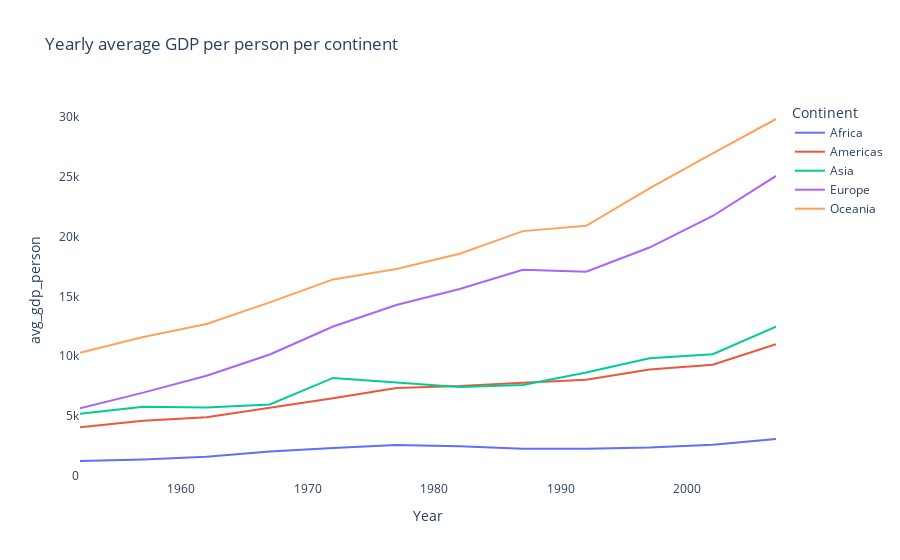

This figure's notebook cell:
### Code cell
fig = px.line(df_continent, 
              x= "year", 
              y="avg_gdp_person", 
              color="continent", 
              title="Yearly average GDP per person per continent",
              labels=dict(continent= "Continent", avg_life_exp = "Avg life expectancy", year = "Year")
              )

fig.update_layout(plot_bgcolor="white", hovermode="x unified")

fig.update_xaxes(
    showspikes=True,
    spikemode = "across",
    spikesnap = "cursor",
    )

fig.show()

### Figure 1 — Plotly figure (JSON) as saved in the notebook; plotly's stock layout.template omitted (floating-point values rounded to 4 significant figures)
{"data": [{"hovertemplate": "Continent=Africa<br>Year=%{x}<br>avg_gdp_person=%{y}<extra></extra>", "legendgroup": "Africa", "line": {"color": "#636efa", "dash": "solid"}, "marker": {"symbol": "circle"}, "mode": "lines", "name": "Africa", "orientation": "v", "showlegend": true, "type": "scatter", "x": [1952, 1957, 1962, 1967, 1972, 1977, 1982, 1987, 1992, 1997, 2002, 2007], "xaxis": "x", "y": [1253.0, 1385.0, 1598.0, 2050.0, 2340.0, 2586.0, 2482.0, 2283.0, 2282.0, 2379.0, 2599.0, 3089.0], "yaxis": "y"}, {"hovertemplate": "Continent=Americas<br>Year=%{x}<br>avg_gdp_person=%{y}<extra></extra>", "legendgroup": "Americas", "line": {"color": "#EF553B", "dash": "solid"}, "marker": {"symbol": "circle"}, "mode": "lines", "name": "Americas", "orientation": "v", "showlegend": true, "type": "scatter", "x": [1952, 1957, 1962, 1967, 1972, 1977, 1982, 1987, 1992, 1997, 2002, 2007], "xaxis": "x", "y": [4079.0, 4616.0, 4902.0, 5668.0, 6491.0, 7352.0, 7507.0, 7793.0, 8045.0, 8889.0, 9288.0, 11000.0], "yaxis": "y"}, {"hovertemplate": "Continent=Asia<br>Year=%{x}<br>avg_gdp_person=%{y}<extra></extra>", "legendgroup": "Asia", "line": {"color": "#00cc96", "dash": "solid"}, "marker": {"symbol": "circle"}, "mode": "lines", "name": "Asia", "orientation": "v", "showlegend": true, "type": "scatter", "x": [1952, 1957, 1962, 1967, 1972, 1977, 1982, 1987, 1992, 1997, 2002, 2007], "xaxis": "x", "y": [5195.0, 5788.0, 5729.0, 5971.0, 8187.0, 7791.0, 7434.0, 7608.0, 8640.0, 9834.0, 10170.0, 12470.0], "yaxis": "y"}, {"hovertemplate": "Continent=Europe<br>Year=%{x}<br>avg_gdp_person=%{y}<extra></extra>", "legendgroup": "Europe", "line": {"color": "#ab63fa", "dash": "solid"}, "marker": {"symbol": "circle"}, "mode": "lines", "name": "Europe", "orientation": "v", "showlegend": true, "type": "scatter", "x": [1952, 1957, 1962, 1967, 1972, 1977, 1982, 1987, 1992, 1997, 2002, 2007], "xaxis": "x", "y": [5661.0, 6963.0, 8365.0, 10140.0, 12480.0, 14280.0, 15620.0, 17210.0, 17060.0, 19080.0, 21710.0, 25050.0], "yaxis": "y"}, {"hovertemplate": "Continent=Oceania<br>Year=%{x}<br>avg_gdp_person=%{y}<extra></extra>", "legendgroup": "Oceania", "line": {"color": "#FFA15A", "dash": "solid"}, "marker": {"symbol": "circle"}, "mode": "lines", "name": "Oceania", "orientation": "v", "showlegend": true, "type": "scatter", "x": [1952, 1957, 1962, 1967, 1972, 1977, 1982, 1987, 1992, 1997, 2002, 2007], "xaxis": "x", "y": [10300.0, 11600.0, 12700.0, 14500.0, 16420.0, 17280.0, 18550.0, 20450.0, 20890.0, 24020.0, 26940.0, 29810.0], "yaxis": "y"}], "layout": {"hovermode": "x unified", "legend": {"title": {"text": "Continent"}, "tracegroupgap": 0}, "plot_bgcolor": "white", "title": {"text": "Yearly average GDP per person per continent"}, "xaxis": {"anchor": "y", "domain": [0, 1], "showspikes": true, "spikemode": "across", "spikesnap": "cursor", "title": {"text": "Year"}}, "yaxis": {"anchor": "x", "domain": [0, 1], "title": {"text": "avg_gdp_person"}}}}
